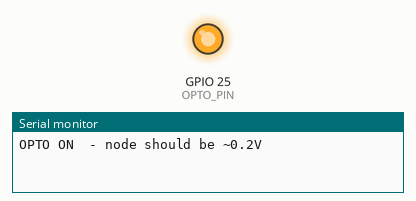
The sketch below on a simulated ESP32. Parts: output pins drawn as LEDs (lit = HIGH), the last lines printed to the serial monitor.

Above: at 6.0 s.
At 16.0 s:
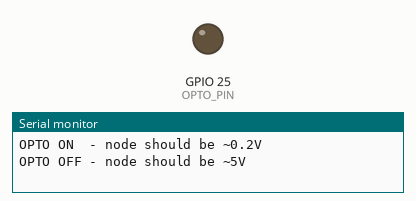
Timing chart, 0 to 27.0 s (numbered marks = the images above):
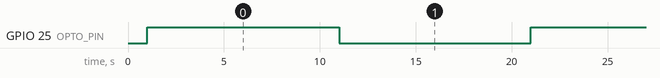

Measured:
- by itself, GPIO 25 (OPTO_PIN): alternates HIGH for 10.0 s and LOW for 10.0 s

The sketch:

opto_switching_test_simple.ino
```cpp
#define OPTO_PIN 25

void setup() {
  // put your setup code here, to run once:
  Serial.begin(115200);
  delay(1000);
  pinMode(OPTO_PIN, OUTPUT);

}

int state = LOW;

void loop() {
  // put your main code here, to run repeatedly:
  state = !state;
  digitalWrite(OPTO_PIN, state);
  Serial.println(state ? "OPTO ON  - node should be ~0.2V" : "OPTO OFF - node should be ~5V");
  delay(10000);
}
```
